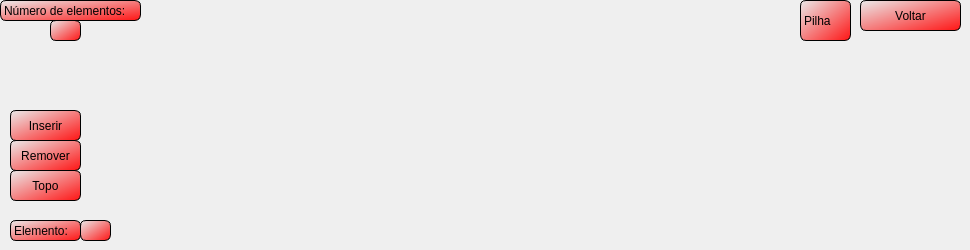
      <widget class="QWidget" name="Pilha">
       <widget class="QPushButton" name="voltar3">
        <property name="geometry">
         <rect>
          <x>860</x>
          <y>0</y>
          <width>101</width>
          <height>31</height>
         </rect>
        </property>
        <property name="styleSheet">
         <string notr="true">QPushButton
{
font: 11pt &quot;Times New Roman&quot;;
border-width: 1px;
border-style: solid;
border-radius: 6px;
border-color: black;
background-color: qlineargradient(spread:pad, x1:0, y1:0, x2:1, y2:1, stop:0 rgba(234, 234, 234, 255), stop:1 rgba(255, 21, 21, 255));
}
QPushButton:hover
{
background-color: qlineargradient(spread:pad, x1:0.08, y1:0.085, x2:0.897818, y2:0.83, stop:0 rgba(255, 129, 0, 255), stop:1 rgba(255, 255, 255, 255));
}
QPushButton:pressed	
{
background-color: qlineargradient(spread:pad, x1:0.08, y1:0.085, x2:0.897818, y2:0.83, stop:0 rgba(156, 20, 20, 255), stop:1 rgba(255, 255, 255, 255));
}</string>
        </property>
        <property name="text">
         <string>Voltar</string>
        </property>
       </widget>
       <widget class="QPushButton" name="inserirPilha">
        <property name="geometry">
         <rect>
          <x>10</x>
          <y>110</y>
          <width>71</width>
          <height>31</height>
         </rect>
        </property>
        <property name="styleSheet">
         <string notr="true">QPushButton
{
font: 11pt &quot;Times New Roman&quot;;
border-width: 1px;
border-style: solid;
border-radius: 6px;
border-color: black;
background-color: qlineargradient(spread:pad, x1:0, y1:0, x2:1, y2:1, stop:0 rgba(234, 234, 234, 255), stop:1 rgba(255, 21, 21, 255));
}
QPushButton:hover
{
background-color: qlineargradient(spread:pad, x1:0.08, y1:0.085, x2:0.897818, y2:0.83, stop:0 rgba(255, 129, 0, 255), stop:1 rgba(255, 255, 255, 255));
}
QPushButton:pressed	
{
background-color: qlineargradient(spread:pad, x1:0.08, y1:0.085, x2:0.897818, y2:0.83, stop:0 rgba(156, 20, 20, 255), stop:1 rgba(255, 255, 255, 255));
}</string>
        </property>
        <property name="text">
         <string>Inserir</string>
        </property>
       </widget>
       <widget class="QPushButton" name="removerPilha">
        <property name="geometry">
         <rect>
          <x>10</x>
          <y>140</y>
          <width>71</width>
          <height>31</height>
         </rect>
        </property>
        <property name="styleSheet">
         <string notr="true">QPushButton
{
font: 11pt &quot;Times New Roman&quot;;
border-width: 1px;
border-style: solid;
border-radius: 6px;
border-color: black;
background-color: qlineargradient(spread:pad, x1:0, y1:0, x2:1, y2:1, stop:0 rgba(234, 234, 234, 255), stop:1 rgba(255, 21, 21, 255));
}
QPushButton:hover
{
background-color: qlineargradient(spread:pad, x1:0.08, y1:0.085, x2:0.897818, y2:0.83, stop:0 rgba(255, 129, 0, 255), stop:1 rgba(255, 255, 255, 255));
}
QPushButton:pressed	
{
background-color: qlineargradient(spread:pad, x1:0.08, y1:0.085, x2:0.897818, y2:0.83, stop:0 rgba(156, 20, 20, 255), stop:1 rgba(255, 255, 255, 255));
}</string>
        </property>
        <property name="text">
         <string>Remover</string>
        </property>
       </widget>
       <widget class="QLineEdit" name="lineInserirPilha">
        <property name="geometry">
         <rect>
          <x>80</x>
          <y>220</y>
          <width>31</width>
          <height>21</height>
         </rect>
        </property>
        <property name="styleSheet">
         <string notr="true">font: 11pt &quot;Times New Roman&quot;;
border-width: 1px;
border-style: solid;
border-radius: 6px;
border-color: black;
background-color: qlineargradient(spread:pad, x1:0, y1:0, x2:1, y2:1, stop:0 rgba(234, 234, 234, 255), stop:1 rgba(255, 21, 21, 255));</string>
        </property>
       </widget>
       <widget class="QLabel" name="elementoPilha">
        <property name="geometry">
         <rect>
          <x>10</x>
          <y>220</y>
          <width>71</width>
          <height>21</height>
         </rect>
        </property>
        <property name="styleSheet">
         <string notr="true">font: 11pt &quot;Times New Roman&quot;;
border-width: 1px;
border-style: solid;
border-radius: 6px;
border-color: black;
background-color: qlineargradient(spread:pad, x1:0, y1:0, x2:1, y2:1, stop:0 rgba(234, 234, 234, 255), stop:1 rgba(255, 21, 21, 255));</string>
        </property>
        <property name="text">
         <string>Elemento:</string>
        </property>
       </widget>
       <widget class="QLineEdit" name="nElemPilha">
        <property name="geometry">
         <rect>
          <x>50</x>
          <y>20</y>
          <width>31</width>
          <height>21</height>
         </rect>
        </property>
        <property name="styleSheet">
         <string notr="true">font: 11pt &quot;Times New Roman&quot;;
border-width: 1px;
border-style: solid;
border-radius: 6px;
border-color: black;
background-color: qlineargradient(spread:pad, x1:0, y1:0, x2:1, y2:1, stop:0 rgba(234, 234, 234, 255), stop:1 rgba(255, 21, 21, 255));</string>
        </property>
       </widget>
       <widget class="QLabel" name="numdeElemPilha">
        <property name="geometry">
         <rect>
          <x>0</x>
          <y>0</y>
          <width>141</width>
          <height>21</height>
         </rect>
        </property>
        <property name="styleSheet">
         <string notr="true">font: 11pt &quot;Times New Roman&quot;;
border-width: 1px;
border-style: solid;
border-radius: 6px;
border-color: black;
background-color: qlineargradient(spread:pad, x1:0, y1:0, x2:1, y2:1, stop:0 rgba(234, 234, 234, 255), stop:1 rgba(255, 21, 21, 255));</string>
        </property>
        <property name="text">
         <string>Número de elementos:</string>
        </property>
       </widget>
       <widget class="QLabel" name="label_2">
        <property name="geometry">
         <rect>
          <x>800</x>
          <y>0</y>
          <width>51</width>
          <height>41</height>
         </rect>
        </property>
        <property name="styleSheet">
         <string notr="true">font: 15pt &quot;Times New Roman&quot;;
border-width: 1px;
border-style: solid;
border-radius: 6px;
border-color: black;
background-color: qlineargradient(spread:pad, x1:0, y1:0, x2:1, y2:1, stop:0 rgba(234, 234, 234, 255), stop:1 rgba(255, 21, 21, 255));</string>
        </property>
        <property name="text">
         <string>Pilha</string>
        </property>
       </widget>
       <widget class="QPushButton" name="topoPilha">
        <property name="geometry">
         <rect>
          <x>10</x>
          <y>170</y>
          <width>71</width>
          <height>31</height>
         </rect>
        </property>
        <property name="styleSheet">
         <string notr="true">QPushButton
{
font: 11pt &quot;Times New Roman&quot;;
border-width: 1px;
border-style: solid;
border-radius: 6px;
border-color: black;
background-color: qlineargradient(spread:pad, x1:0, y1:0, x2:1, y2:1, stop:0 rgba(234, 234, 234, 255), stop:1 rgba(255, 21, 21, 255));
}
QPushButton:hover
{
background-color: qlineargradient(spread:pad, x1:0.08, y1:0.085, x2:0.897818, y2:0.83, stop:0 rgba(255, 129, 0, 255), stop:1 rgba(255, 255, 255, 255));
}
QPushButton:pressed	
{
background-color: qlineargradient(spread:pad, x1:0.08, y1:0.085, x2:0.897818, y2:0.83, stop:0 rgba(156, 20, 20, 255), stop:1 rgba(255, 255, 255, 255));
}</string>
        </property>
        <property name="text">
         <string>Topo</string>
        </property>
       </widget>
      </widget>
